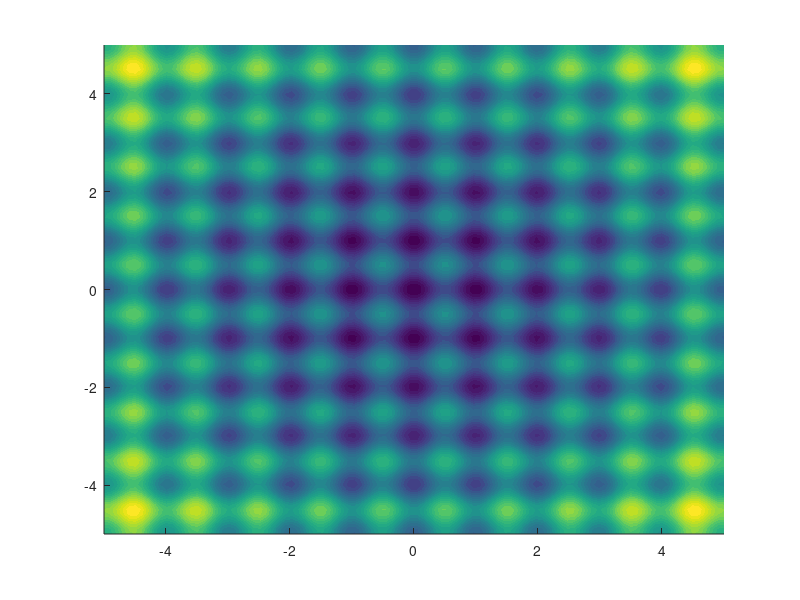

MATLAB code to generate this figure: (Note: this script raises an error after producing the figure.)
function particleSwarmOpt()
    % minimize Rastrigin function (many local minima)
    % global minimum is exactly at (0, 0)
    rastrigin = @(x, y) 20 + x.^2 + y.^2 - 10*cos(2*pi*x) - 10*cos(2*pi*y);
    
    % PSO params.
    num_particles = 50;
    max_iters = 100;
    % inertia, cognitive coeff., social coeff.
    w = 0.7;
    c1 = 1.5;
    c2 = 1.5;
    
    % visualization
    [X, Y] = meshgrid(linspace(-5, 5, 100));
    figure;
    hold on;
    contourf(X, Y, rastrigin(X,Y), 30, 'LineColor', 'none');
    colormap('parula');
    colorbar;
    title('Particle Swarm Optimization (Rastrigin Function)');
    
    % init particles
    pos = -5 + 10 * rand(num_particles, 2);
    vel = zeros(num_particles, 2);
    
    % set init. best values
    p_best_pos = pos;
    p_best_val = rastrigin(pos(:,1), pos(:,2));
    [g_best_val, best_idx] = min(p_best_val);
    g_best_pos = p_best_pos(best_idx, :);
    
    % init history
    history = zeros(max_iters, 1);
    
    for iter = 1:max_iters
        % velocity update
        r1 = rand(num_particles, 2);
        r2 = rand(num_particles, 2);
        vel = w.*vel + c1.*r1.*(p_best_pos - pos) + c2.*r2.*(g_best_pos - pos);
        
        % position update
        pos = pos + vel;
        
        % eval. update
        current_val = rastrigin(pos(:,1), pos(:,2));
        improved = current_val < p_best_val;
        
        p_best_val(improved) = current_val(improved);
        p_best_pos(improved, :) = pos(improved, :);
        
        % find glob. min.
        [current_g_best_val, current_best_idx] = min(p_best_val);
        if current_g_best_val < g_best_val
            g_best_val = current_g_best_val;
            g_best_pos = p_best_pos(current_best_idx, :);
        end
        
        history(iter) = g_best_val;
        
        % clear axes and plot
        cla;
        contourf(X, Y, rastrigin(X,Y), 30, 'LineColor', 'none');
        scatter(pos(:,1), pos(:,2), 30, 'w', 'filled', 'MarkerEdgeColor', 'k');
        plot(g_best_pos(1), g_best_pos(2), 'r*', 'MarkerSize', 15, 'LineWidth', 2);
        drawnow;
    end
    
    writematrix(history, 'pso_convergence.csv');
    fprintf('Global best found at: (%.4f, %.4f)\n', g_best_pos(1), g_best_pos(2));
end
